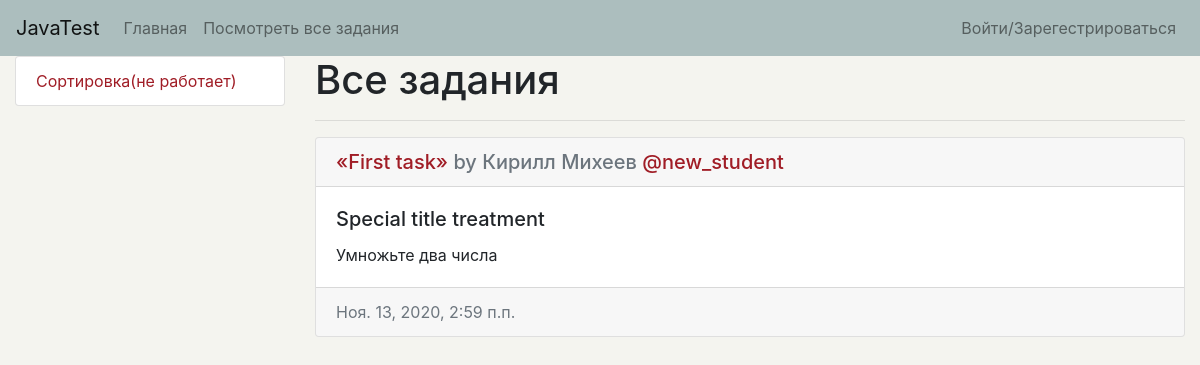
/test_system/, run on an earlier commit of the app's database.
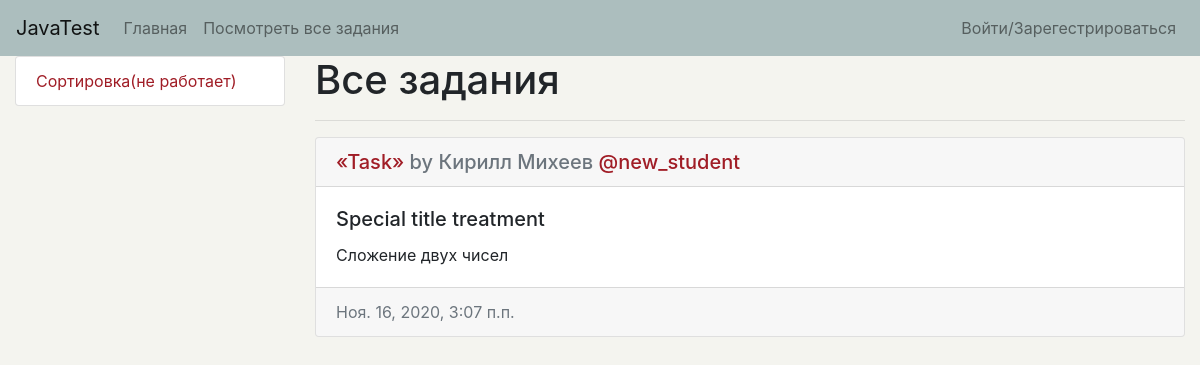
And on a later commit of the database.
### testing_system/models.py (models this page shows, shortened)
class Task(models.Model):
    title = models.CharField(max_length=100, verbose_name='Название задания',
                             help_text='Название задания')                                                              # Добавить уникальность
    task_text = models.TextField(max_length=1000, db_index=True, verbose_name='Описание самого задания',
                                 help_text='Текст задания')
    date_publish = models.DateTimeField(auto_now_add=True, db_index=True, verbose_name='Дата создания задания')
    required_form = models.TextField(max_length=1000, db_index=True, verbose_name='Шаблон класса, который задал учител',
                                     help_text='Шаблон формы учителя')
    teacher = models.ForeignKey(Teacher, null=True, on_delete=models.CASCADE, verbose_name='Учитель, который приудмал это задание')
    def get_absolute_url(self):
        return reverse('testing_system:detail_url', args=[self.pk])
    class Meta:
        verbose_name = "Задание"
        verbose_name_plural = "Задания"
        ordering = ['-date_publish']

### main/models.py (models this page shows, shortened)
class Student(AbstractUser):
    is_activated = models.BooleanField(default=True, db_index=True, verbose_name='Прошел активацию?')
    class Meta(AbstractUser.Meta):
        verbose_name = 'Студент'
        verbose_name_plural = 'Студенты'

### testing_system/views.py (the view)
# urls.py: path('', index, name='index_url'),
def index(request):
    tasks = Task.objects.all()
    return render(request,
                  'testing_system/index.html',
                  context={
                      'tasks': tasks,
                  })

### testing_system/templates/testing_system/index.html (shortened to what this page needs)
{% extends 'layout/basic.html' %}
{% block sidebar %}
    <li class="list-group-item"><a href="{% url 'main:index_url' %}">Сортировка(не работает)</a></li>
{% endblock %}
{% block content %}
    <h1>Все задания</h1>
    <hr>
    {% include 'includes/task_crads.html' %}
{% endblock %}

### templates/includes/task_crads.html
{% for task in tasks %}
    <div class="card">
        <h5 class="card-header">
            <a class="" href="{{ task.get_absolute_url }}"><q>{{ task.title }}</q></a>
            <span class="text-muted"> by {{ task.teacher.first_name }}</span>
            <span class="text-muted"> {{ task.teacher.last_name }}</span>
            <span style="color: #A01D26;"> @{{ task.teacher.username }}</span>
        </h5>
        <div class="card-body">
            <h5 class="card-title">Special title treatment</h5>
            <p class="card-text">{{ task.task_text }}</p>
        </div>
        <div class="card-footer text-muted">
            {{ task.date_publish }}
        </div>
    </div>
    <br>
{% endfor %}

What changed in the data, as far as the page shows it:
removed Task: title "First task", teacher.first_name "Кирилл", teacher.last_name "Михеев", teacher.username "new_student", task_text "Умножьте два числа", date_publish "Ноя. 13, 2020, 2:59 п.п."
added Task: title "Task", teacher.first_name "Кирилл", teacher.last_name "Михеев", teacher.username "new_student", task_text "Сложение двух чисел", date_publish "Ноя. 16, 2020, 3:07 п.п."
